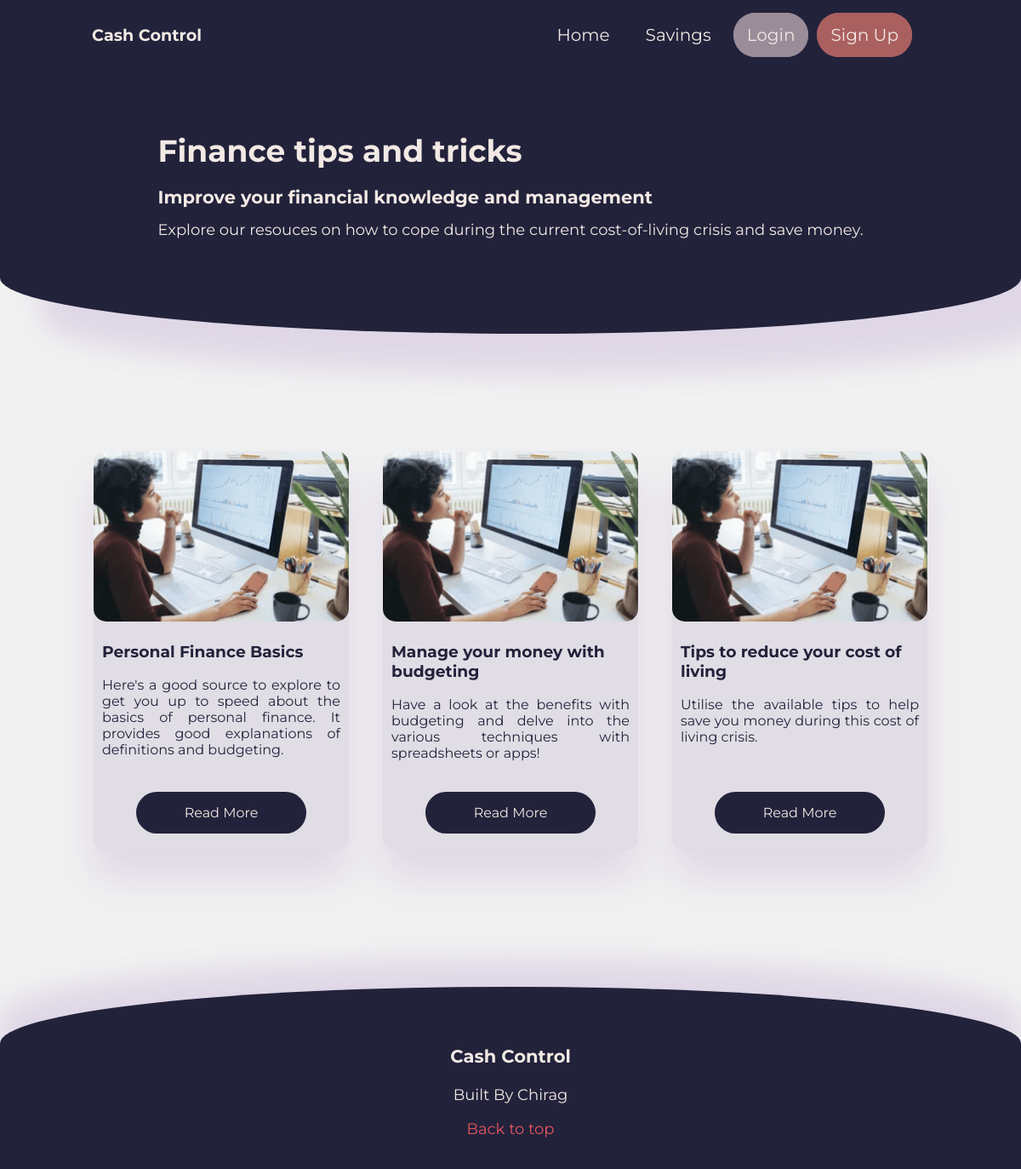
Screenshot of /savings.php with the database file from the repository.
### tables this page shows
CREATE TABLE `resources` (
  `webID` int(11) NOT NULL,
  `title` text NOT NULL,
  `text` text NOT NULL,
  `link` text NOT NULL,
  `image` varchar(100) NOT NULL
);

### savings.php (the view, shortened to what this page needs)
<!DOCTYPE html>
<html lang="en">
    <head>
        <link rel="stylesheet" href="css/savings.css">
    </head>
    <body>
        <?php
            include("php/header.php")
        ?>
        <div class="intro">
            <div class="container">
                <h1>Finance tips and tricks</h1>
                <h3>Improve your financial knowledge and management</h3>
                <p>Explore our resouces on how to cope during the current cost-of-living crisis and save money.</p>
            </div>
        </div>
        <section class="card-container">
            <?php
            include_once("connectdb.php");
            try {
                $qry = $db->prepare("SELECT * FROM resources");
                $qry->execute();
                if ($qry->rowCount() > 0){
                    foreach ($qry as $row){
                        $image = "images/resources/" . $row["image"];
                        $title =  $row["title"];
                        $text = $row["text"];
                        $link = $row["link"];
                        ?>
                        <div class="card">
                            <div class="card-img" style="background-image: url(<?= $image ?>);"></div>
                            <div class="card-content">
                                <h3> <?= $title ?> </h3>
                                <p> <?= $text ?> </p>
                            </div>
                            <div class="card-link">
                                    <a href="<?= $link ?>">Read More</a>
                            </div>
                        </div>
                        <?php
                    }
                }
            } catch (PDOException $ex) {
                echo $ex;
            }
            ?>
        </section>
        <footer>
            <h3>Cash Control</h3>
            <p>Built By Chirag</p>
            <a href="#top">Back to top</a>
        </footer>
    </body>
</html>

### php/header.php (shortened to what this page needs)
<?php
    if (isset($_SESSION['username'])){
        ?>
        <header id="top">
            <div class="logo">
                <p>Cash Control</p>
            </div>
<!--
            <a href="#" class="toggle-button">
                <span class="bar"></span>
                <span class="bar"></span>
                <span class="bar"></span>
            </a>
-->
            <div class="navbar">
                <ul>
                    <li><a href="index.php">Home</a></li>
                    <li><a href="savings.php">Savings</a></li>
                    <li class="dropdown">
                        <div class="dropdownMain">
                            <a href="#">Account</a>
                            <span class="material-icons-round">arrow_drop_down</span>
                        </div>
                        <div class="dropdown-content">
                            <a href="accounts.php" id="myAccount">My Account</a>
                            <a id="logout" href="logout.php">Logout</a>
                        </div>
                    </li>
                </ul>
            </div>
        </header>
        <?php
    }
    else{
        ?>
        <header id="top">
            <div class="logo">
                <p>Cash Control</p>
            </div>
            <div class="navbar">
                <ul>
                    <li><a href="index.php">Home</a></li>
                    <li><a href="savings.php">Savings</a></li>
                    <li id="login"><a href="login.php">Login</a></li>
                    <li id="register"><a href="signup.php">Sign Up</a></li>
                </ul>
            </div>
        </header>
        <?php
    }
?>

### css/savings.css (style rules this page uses)
:root { --text-primary: #f2e9e4; --text-secondary: #3B3B22; --text-3: #dfd7e6; --account-bg: #f1f1f1; --bg: #22223b; --bg-secondary: #9a8c98; --bg-dark: #101042; --bg-light: #e1dde5; --bg-3: #5a5a9c; --sidebar: #e1dde5; --links: #5a5a9c; --colour-danger: #e75461; --colour-success: #31ad84; --colour-warning: #f0950e; --colour-warking-dark: #ad6d0d; --colour-info-dark: #39393d; --card-border-radius: 2rem; --border-radius-1: 0.4rem; --border-radius-2: 0.8rem; --border-radius-3: 1.2rem; --card-padding: 1.8rem; --padding-1: 1.2rem; --box-shadow: 0 2rem 3rem var(--text-3); --alternate-shadow: #1d1d5a; }
* { box-sizing: border-box; }
body { margin: 0; padding: 0; background-color: var(--account-bg); color: var(--text-primary); font-family: mont; }
header { display: flex; align-items: center; justify-content: space-between; padding: 0px 9%; background-color: var(--bg); }
.logo { font-size: larger; font-weight: bold; }
.navbar { overflow: hidden; padding: 15px; }
.navbar ul { margin: 0; padding: 0; display: flex; }
.navbar li { list-style: none; border-radius: 100px; margin-inline: 5px; }
.navbar li a { color: var(--text-primary); text-decoration: none; font-size: 20px; padding: 14px 16px; transition: background-color 0.5s cubic-bezier(0.4, 0, 0.2, 1) 0s, color 0.167s cubic-bezier(0.4, 0, 0.2, 1) 0s; display: block; border-radius: 100px; text-align: center; background-color: var(--bg); }
#login { color: var(--text-secondary); background-color: var(--bg-secondary); text-decoration: none; font-size: 20px; transition: background-color 0.5s cubic-bezier(0.4, 0, 0.2, 1) 0s, color 0.167s cubic-bezier(0.4, 0, 0.2, 1) 0s; display: block; }
#login a { background-color: var(--bg-secondary); }
#register { color: var(--text-primary); background-color: #ab6060; text-decoration: none; font-size: 20px; transition: background-color 0.5s cubic-bezier(0.4, 0, 0.2, 1) 0s, color 0.167s cubic-bezier(0.4, 0, 0.2, 1) 0s; display: block; }
#register a { background-color: #ab6060; }
.intro { padding-top: 6%; padding-bottom: 8%; font-size: large; display: flex; justify-content: center; color: var(--text-primary); background-color: var(--bg); border-radius: 0 0 500% 540%/0 0 220% 220%; box-shadow: 3rem 3rem 2rem var(--text-3); margin-bottom: 8rem; }
.intro .container { margin-top: 1px; }
.intro .container > * { margin-top: 0; margin-bottom: 15px; }
.intro .container h1 { margin-top: 0; margin-bottom: 20px; }
.card-container { display: flex; color: var(--bg); justify-content: center; flex-wrap: wrap; margin-bottom: 10rem; }
.card { background-color: var(--bg-light); width: 300px; margin-top: 10px; margin-inline: 20px; border-radius: 15px; box-shadow: var(--box-shadow); display: flex; flex-direction: column; }
.card-img { height: 200px; margin-bottom: 5px; background-size: cover; border-radius: 15px; }
.card-content { flex-grow: 1; }
.card-link { margin-top: auto; }
.card .card-content h3 { padding-inline: 10px; }
.card .card-content p { padding-inline: 10px; text-align: justify; text-justify: inter-word; }
.card .card-link a { text-decoration: none; background-color: var(--bg); color: var(--text-primary); padding: 15px 20px; display: block; text-align: center; margin: 20px 50px; flex-grow: 1; border-radius: 100px; }
footer { padding-top: 4%; padding-bottom: 3%; font-size: large; background-color: var(--bg); color: var(--text-primary); text-align: center; box-shadow: 0 -2rem 2rem var(--text-3); border-radius: 120% 120% 0 0/75% 75% 0 0; }
footer a { color: var(--colour-danger); text-decoration: none; }

### rows the page displays
resources: image (placeholder picture), title "Personal Finance Basics", text "Here's a good source to explore to get you up to speed about the basics of personal finance. It provides good explanations of definitions and budgeting."
resources: image (placeholder picture), title "Manage your money with budgeting", text "Have a look at the benefits with budgeting and delve into the various techniques with spreadsheets or apps!"
resources: image (placeholder picture), title "Tips to reduce your cost of living", text "Utilise the available tips to help save you money during this cost of living crisis."
